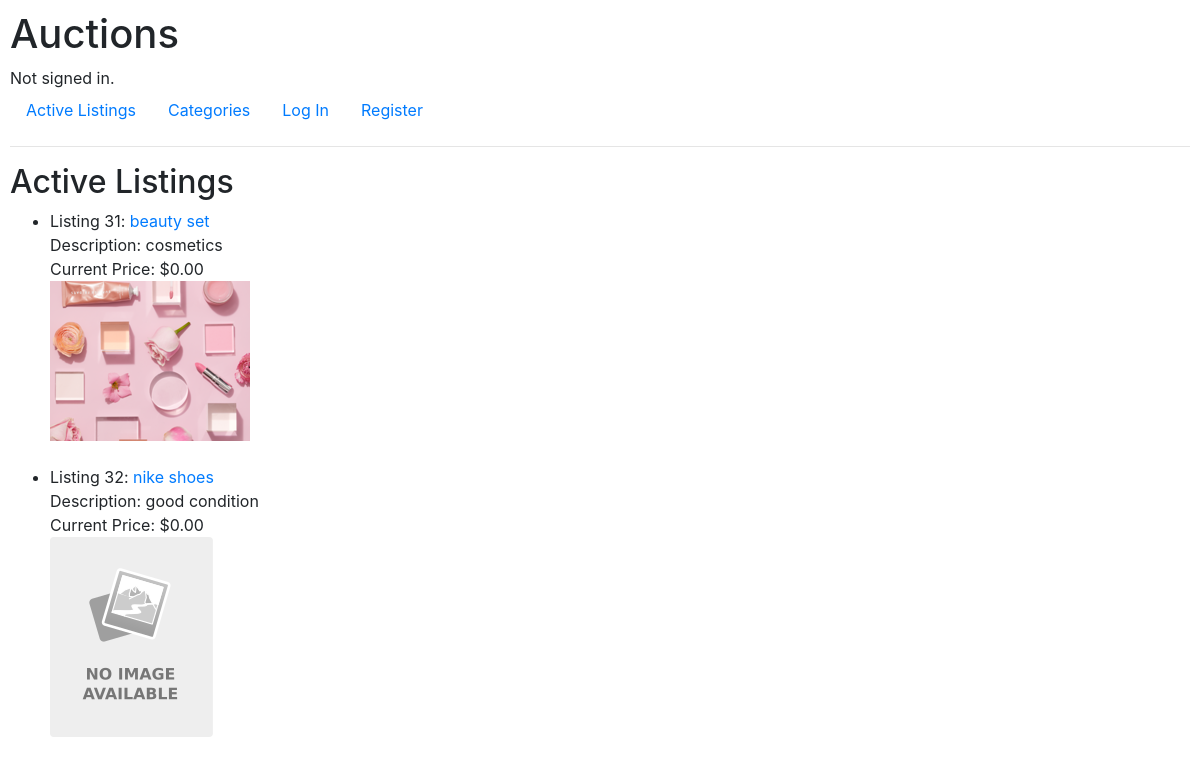
The page / on the database its author committed.
### auctions/models.py (models this page shows, shortened)
class AuctionListing(models.Model):
    active = models.BooleanField(default=True, null=True)
    title = models.CharField(max_length=100)
    description = models.TextField()
    starting_bid = models.DecimalField(max_digits=10, decimal_places=2, default='0.00')
    current_bid = models.DecimalField(max_digits=10, decimal_places=2, default='0.00')
    image = models.ImageField(upload_to='auctions/media', null=True, blank=True, default='auctions/static/auctions/No-Image-Placeholder.png')
    category = models.ForeignKey(Category, on_delete=models.SET_NULL, null=True, blank=True, related_name="listings")
    created_at = models.DateTimeField(auto_now_add=True)
    end_time = models.DateTimeField(null=True, blank=True)
    seller = models.ForeignKey(User, on_delete=models.CASCADE, related_name="listings_sold")
    winner = models.ForeignKey(User, null=True, blank=True, on_delete=models.CASCADE, related_name="listings_bought")

### auctions/views.py (the view)
# urls.py: path("", views.index, name="index"),
def index(request):
    active_listings = AuctionListing.objects.filter(active = True)
    context = {'listings': active_listings}
    return render(request, "auctions/index.html", context)

### auctions/templates/auctions/index.html
{% extends "auctions/layout.html" %}
{% block body %}
    <h2>Active Listings</h2>
    {% if listings %}
    <ul>
    {% for listing in listings %}
        <li>Listing {{ listing.id }}:
            <a href="{% url 'listing_detail' listing.id %}">{{ listing.title }}</a>
            <p style="margin-bottom: 0px;">Description: {{ listing.description }}</p>
            <p style="margin-bottom: 0px;">Current Price: ${{ listing.current_bid }}</p>
            {% if listing.image %}
                <img src="{{ listing.image.url }}" alt="Image of {{ listing.title }}">
            {% endif %}
        </li>
        <br>
    {% endfor %}
    </ul>
    {% else %}
        <p>No active listings available.</p>
    {% endif %}
{% endblock %}

### auctions/static/auctions/styles.css (style rules this page uses)
body { padding: 10px; }

### rows shown on the page
AuctionListing: id "31", title "beauty set", description "cosmetics", current_bid "0.00", image (picture)
AuctionListing: id "32", title "nike shoes", description "good condition", current_bid "0.00", image (placeholder picture)
